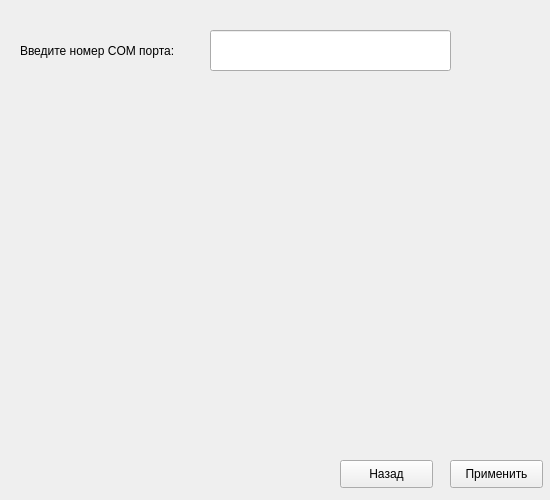
<?xml version="1.0" encoding="UTF-8"?>
<ui version="4.0">
 <class>SettingPort</class>
 <widget class="QWidget" name="SettingPort">
  <property name="geometry">
   <rect>
    <x>0</x>
    <y>0</y>
    <width>550</width>
    <height>500</height>
   </rect>
  </property>
  <property name="windowTitle">
   <string>Form</string>
  </property>
  <widget class="QPushButton" name="pushButton">
   <property name="geometry">
    <rect>
     <x>340</x>
     <y>460</y>
     <width>93</width>
     <height>28</height>
    </rect>
   </property>
   <property name="text">
    <string>Назад</string>
   </property>
  </widget>
  <widget class="QPushButton" name="pushButton_2">
   <property name="geometry">
    <rect>
     <x>450</x>
     <y>460</y>
     <width>93</width>
     <height>28</height>
    </rect>
   </property>
   <property name="text">
    <string>Применить</string>
   </property>
  </widget>
  <widget class="QLabel" name="label">
   <property name="geometry">
    <rect>
     <x>20</x>
     <y>20</y>
     <width>171</width>
     <height>61</height>
    </rect>
   </property>
   <property name="text">
    <string>Введите номер COM порта:</string>
   </property>
  </widget>
  <widget class="QLineEdit" name="lineEdit">
   <property name="geometry">
    <rect>
     <x>210</x>
     <y>30</y>
     <width>241</width>
     <height>41</height>
    </rect>
   </property>
  </widget>
 </widget>
 <resources/>
 <connections/>
</ui>
